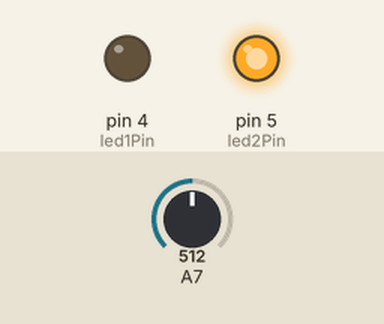
This sketch was run on a simulated Arduino Mega 2560, built with avr-gcc and run on an emulated ATmega2560. Shown: output pins drawn as LEDs (lit = HIGH). Inputs (shaded band) come from the test bench; at power-on: A7 = 512.

Above: at 1.2 s.
1.3 s: A7 set to 541
2.8 s: A7 set to 562
At 4.0 s:
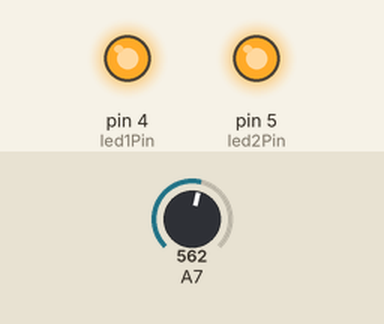
4.3 s: A7 set to 122
At 5.3 s:
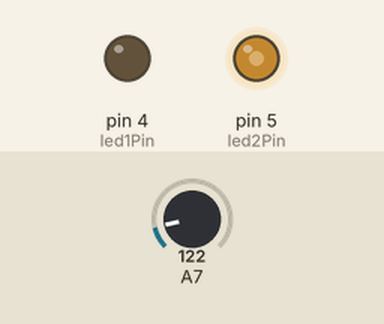
5.8 s: A7 set to 0
At 6.5 s:
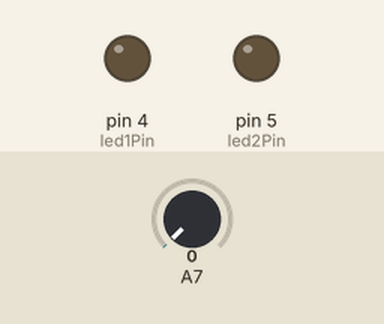
7.3 s: A7 set to 306
At 7.7 s:
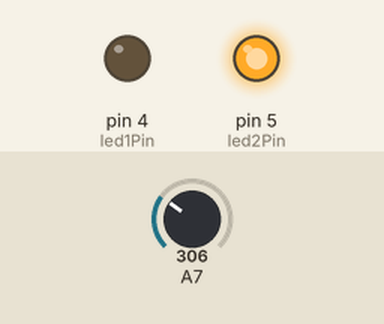
Timing chart, 0 to 9.8 s (numbered marks = the images above; inputs shaded):
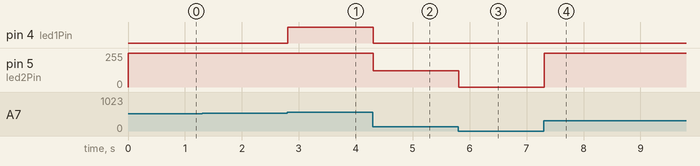

The sketch:

Arduino_ES_Led_PWM.ino
```cpp
// On établit le seuil à atteindre à 3/4 de la tension usuelle
int T0 = 550;

// On definit la pin de sortie potentiometre
int potPin = 23;
// On definit les pins des leds
int led1Pin = 4;
int led2Pin = 5;

// Valeur retournee par le potentiometre
int analogValue = 0;

void setup() {

  Serial.begin(9600);

  // On configure en sortie les Leds
  pinMode(led1Pin, OUTPUT);
  pinMode(led2Pin, OUTPUT);

}

void loop() {
  analogValue = analogRead(potPin);

  // Clignotement de la led 1 en fonction du seuil
  if (analogValue >= T0) { digitalWrite(led1Pin, HIGH); }
  else { digitalWrite(led1Pin, LOW); }

  // On gere l'intensite lumineuse en f(x) de la sortie du potentiometre
  analogWrite(led2Pin, analogValue);

  // Definition d'un temps de pause
  delay(100);
}
```

Measured:
- the behaviour switches between 549 and 550 on A7 (found by bisection; images 0 and 1)
- after the input at 1.3 s, every drawn part: stays the same
- after the input at 2.8 s, pin 4 (led1Pin): LOW → HIGH at once
- after the input at 4.3 s, pin 4 (led1Pin): HIGH → LOW at once; pin 5 (led2Pin): 255/255 → 122/255 at once
- after the input at 5.8 s, pin 5 (led2Pin): 122/255 → 0/255 at once
- after the input at 7.3 s, pin 5 (led2Pin): 0/255 → 255/255 at once
